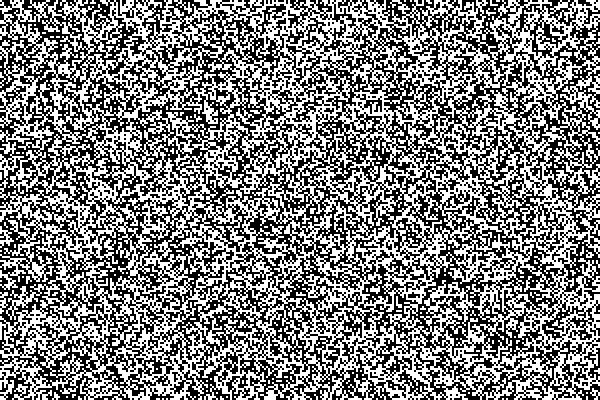
Frame 1 (no input)
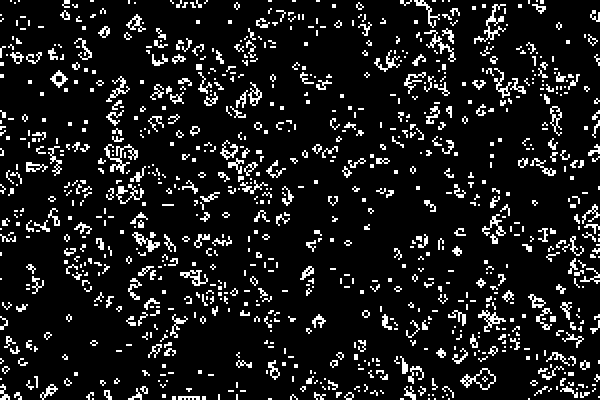
Frame 60 (no input)
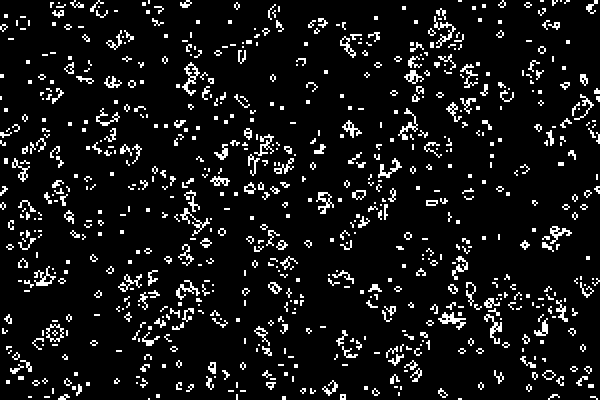
Frame 120 (the mouse pressed at the canvas centre since frame 60)

The p5.js sketch that drew these frames (run headless with seeded random() and noise() and a simulated clock; from frame 60 on, the mouse is pressed at the canvas centre):

// p5.js sketch
// ── sketch.js
let grid;
let w, h, s;

function setup() {
	createCanvas(600, 400);
	s = 2;
	w = width / s;
	h = height / s;
	grid = make2DArray(w, h);

	for (let i = 0; i < w; i++) {
		for (let j = 0; j < h; j++) {
			grid[i][j] = floor(random(2));
		}
	}
}

function draw() {
	background(0);

	for (let i = 0; i < w; i++) {
		for (let j = 0; j < h; j++) {
			let x = i * s;
			let y = j * s;
			if (grid[i][j] === 1) {
				fill(255);
				noStroke();
				rect(x, y, s, s);
			}
		}
	}

	let next = make2DArray(w, h);

	for (let i = 0; i < w; i++) {
		for (let j = 0; j < h; j++) {
			let state = grid[i][j];
			
			let neighbors = countNeighbors(grid, i, j);
			if (state === 0 && neighbors === 3) {
				next[i][j] = 1;
			} else if (state === 1 && (neighbors < 2 || neighbors > 3)) {
				next[i][j] = 0;
			} else {
				next[i][j] = state;
			}
		}
	}
	
	grid = next;

}

function countNeighbors(arr, x, y) {
	let sum = 0;
	for (let i = -1; i < 2; i++) {
		for (let j = -1; j < 2; j++) {
			let col = (x + i + w) % w;
			let row = (y + j + h) % h;
			sum += arr[col][row];
		}
	}
	sum -= arr[x][y];
	return sum;
}

function make2DArray(cols, rows) {
	let arr = new Array(cols);
	for (let i = 0; i < arr.length; i++) {
		arr[i] = new Array(rows);
	}
	return arr;
}
